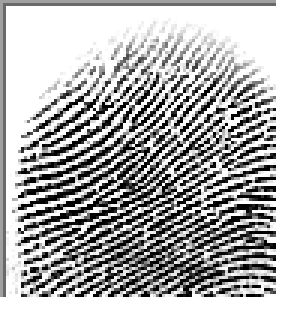
#> input picture dataset/dataset_blood_group/A+/cluster_0_1009.BMP, 96 x 103 px (shown 3 times larger); its folder holds only this picture in this run
$ python audit_dataset.py
#> lines starting #> are read from the running program, lines starting #| are printed output that depends on the picture
"""
Dataset and project audit for Fingerprint-Based Blood Group Detection.

Does NOT train or modify models. Produces:
  results/audit/dataset_summary.csv
  results/audit/dataset_summary.json
  results/audit/class_distribution.png
  results/audit/sample_grid.png
  results/audit/image_dimensions.png
  results/audit/brightness_contrast.png
  results/audit/duplicate_hashes.csv
  results/audit/near_duplicate_pairs.csv
  results/audit/filename_analysis.json
  results/audit/audit_report.md
"""
from __future__ import annotations

import csv
import hashlib
import json
import os
import re
from collections import Counter, defaultdict
from pathlib import Path

import matplotlib.pyplot as plt
import numpy as np
import pandas as pd
from PIL import Image

ROOT = Path(__file__).resolve().parents[1]
DATASET = ROOT / "dataset" / "dataset_blood_group"
OUT = ROOT / "results" / "audit"
CLASSES = ["A+", "A-", "AB+", "AB-", "B+", "B-", "O+", "O-"]
CLUSTER_TO_CLASS = {
    0: "A+",
    1: "A-",
    2: "B+",
    3: "B-",
    4: "AB+",
    5: "AB-",
    6: "O+",
    7: "O-",
}


def parse_name(path: Path):
    match = re.match(r"cluster_(\d+)_(\d+)\.(.+)$", path.name, re.I)
    if not match:
        return None
    return {
        "cluster": int(match.group(1)),
        "image_id": int(match.group(2)),
        "ext": match.group(3).lower(),
    }


def md5_file(path: Path, chunk: int = 1 << 20) -> str:
    digest = hashlib.md5()
    with open(path, "rb") as handle:
        while True:
            block = handle.read(chunk)
            if not block:
                break
            digest.update(block)
    return digest.hexdigest()


def perceptual_hash(arr_gray: np.ndarray, hash_size: int = 8) -> str:
    """Simple average hash for near-duplicate screening."""
    img = Image.fromarray(arr_gray).resize((hash_size, hash_size), Image.Resampling.BILINEAR)
    pixels = np.asarray(img, dtype=np.float32)
    avg = pixels.mean()
    bits = (pixels >= avg).astype(np.uint8).flatten()
    value = 0
    for bit in bits:
        value = (value << 1) | int(bit)
    return f"{value:0{hash_size * hash_size // 4}x}"


def hamming(a: str, b: str) -> int:
    return bin(int(a, 16) ^ int(b, 16)).count("1")


def collect_rows():
    rows = []
    corrupted = []
    for class_name in CLASSES:
        class_dir = DATASET / class_name
        if not class_dir.is_dir():
            continue
        for path in sorted(class_dir.iterdir()):
            if not path.is_file():
                continue
            parsed = parse_name(path)
            row = {
                "filepath": str(path.relative_to(ROOT)).replace("\\", "/"),
                "filename": path.name,
                "label": class_name,
                "bytes": path.stat().st_size,
                "cluster": parsed["cluster"] if parsed else None,
                "image_id": parsed["image_id"] if parsed else None,
                "ext": parsed["ext"] if parsed else path.suffix.lower().lstrip("."),
                "name_ok": parsed is not None,
                "cluster_matches_label": (
                    parsed is not None and CLUSTER_TO_CLASS.get(parsed["cluster"]) == class_name
                ),
            }
            try:
                with Image.open(path) as img:
#> img is the input picture: PIL image 96x103 RGBA; mean R, G, B, A 150.9, 150.9, 150.9, 234.9
                    img.load()
                    arr = np.asarray(img)
                if arr.ndim == 2:
                    gray = arr.astype(np.float32)
                    channels = 1
                else:
                    channels = arr.shape[2]
#> channels = 4
                    gray = arr.mean(axis=2).astype(np.float32)
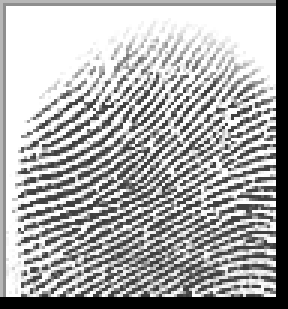
#> gray: shape (103, 96) float32 (shown 3 times larger); min 0, max 255, mean 171.9
                row.update(
                    {
                        "width": int(arr.shape[1]),
                        "height": int(arr.shape[0]),
                        "channels": int(channels),
                        "dtype": str(arr.dtype),
                        "mean_brightness": float(gray.mean()),
                        "std_contrast": float(gray.std()),
                        "min_pixel": float(gray.min()),
                        "max_pixel": float(gray.max()),
                        "md5": md5_file(path),
                        "ahash": perceptual_hash(gray.astype(np.uint8)),
                        "readable": True,
                        "error": "",
                    }
                )
#> in perceptual_hash, `avg = pixels.mean()`: avg = 175.7
#> in perceptual_hash, `bits = (pixels >= avg).astype(np.uint8).flatten()`: bits = 64 values, max 1 at index 0, min 0 at index 23, mean 0.438
#> the loop in perceptual_hash, `for bit in bits:` made 64 passes
#> (bit, value) on passes 3 to 14: (1, 7), (1, 15), (1, 31), (1, 63), (1, 127), (1, 255), (1, 511), (1, 1023), (1, 2047), (1, 4095), (1, 8191), (1, 16383)
#> value on passes 1 to 2: 1, 3
#> after the loop in perceptual_hash, `for bit in bits:`: value = 18446742701475921920
            except Exception as exc:  # noqa: BLE001
                corrupted.append({"filepath": row["filepath"], "error": str(exc)})
                row.update(
                    {
                        "width": None,
                        "height": None,
                        "channels": None,
                        "dtype": None,
                        "mean_brightness": None,
                        "std_contrast": None,
                        "min_pixel": None,
                        "max_pixel": None,
                        "md5": md5_file(path),
                        "ahash": None,
                        "readable": False,
                        "error": str(exc),
                    }
                )
            rows.append(row)
#> pass 2 of the loop in collect_rows, `for class_name in CLASSES:`:
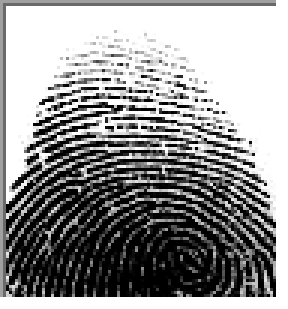
#> input picture dataset/dataset_blood_group/A-/cluster_1_1068.BMP, 96 x 103 px (shown 3 times larger)
#> in collect_rows, img is the input picture: PIL image 96x103 RGBA; mean R, G, B, A 129.4, 129.4, 129.4, 234.9
#> in collect_rows, `gray = arr.mean(axis=2).astype(np.float32)`:
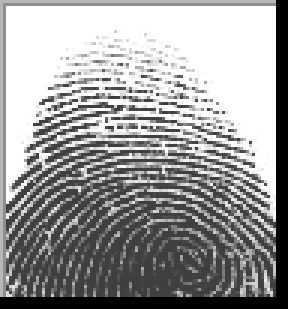
#> gray: shape (103, 96) float32 (shown 3 times larger); min 0, max 255, mean 155.8
#> the loop in perceptual_hash (call 2), `for bit in bits:` made 64 passes
    return pd.DataFrame(rows), corrupted


def find_exact_duplicates(df: pd.DataFrame) -> pd.DataFrame:
    groups = df.groupby("md5")["filepath"].apply(list)
    out = []
    for digest, paths in groups.items():
        if len(paths) > 1:
            out.append({"md5": digest, "count": len(paths), "filepaths": " | ".join(paths)})
    return pd.DataFrame(out)


def find_near_duplicates(df: pd.DataFrame, max_distance: int = 5, max_pairs: int = 5000):
    """
    Group by average-hash first, then compare nearby hashes.
    Near-duplicate grouping is NOT equivalent to true subject IDs.
    """
#> called with max_distance = 5, max_pairs = 5000
    usable = df.dropna(subset=["ahash"]).copy()
    by_hash = defaultdict(list)
    for _, row in usable.iterrows():
        by_hash[row["ahash"]].append(row)

    pairs = []
    hashes = list(by_hash.keys())

    # exact ahash collisions across different files
    for digest, items in by_hash.items():
        if len(items) < 2:
            continue
        for i in range(len(items)):
            for j in range(i + 1, len(items)):
                a, b = items[i], items[j]
                pairs.append(
                    {
                        "file_a": a["filepath"],
                        "file_b": b["filepath"],
                        "label_a": a["label"],
                        "label_b": b["label"],
                        "ahash_a": a["ahash"],
                        "ahash_b": b["ahash"],
                        "hamming": 0,
                        "same_label": a["label"] == b["label"],
                        "note": "identical_ahash",
                    }
                )

    # compare distinct hashes with small Hamming distance
    for i in range(len(hashes)):
        for j in range(i + 1, len(hashes)):
            dist = hamming(hashes[i], hashes[j])
            if dist == 0 or dist > max_distance:
                continue
            for a in by_hash[hashes[i]]:
                for b in by_hash[hashes[j]]:
                    pairs.append(
                        {
                            "file_a": a["filepath"],
                            "file_b": b["filepath"],
                            "label_a": a["label"],
                            "label_b": b["label"],
                            "ahash_a": a["ahash"],
                            "ahash_b": b["ahash"],
                            "hamming": dist,
                            "same_label": a["label"] == b["label"],
                            "note": "near_ahash",
                        }
                    )
                    if len(pairs) >= max_pairs:
                        return pd.DataFrame(pairs)
    return pd.DataFrame(pairs)


def plot_class_distribution(df: pd.DataFrame, path: Path):
    counts = df["label"].value_counts().reindex(CLASSES)
    fig, ax = plt.subplots(figsize=(8, 4.5))
    ax.bar(counts.index.astype(str), counts.values, color="#2F6F8F")
    ax.set_xlabel("Blood group")
    ax.set_ylabel("Number of images")
    ax.set_title("Dataset class distribution (n=6,000)")
    for idx, value in enumerate(counts.values):
        ax.text(idx, value + 10, str(int(value)), ha="center", va="bottom", fontsize=9)
    fig.tight_layout()
    fig.savefig(path, dpi=140)
    plt.close(fig)


# [48 lines left out: functions plot_sample_grid, plot_dimensions, plot_brightness_contrast, not called in this run]


def filename_analysis(df: pd.DataFrame) -> dict:
    ids = df["image_id"].dropna().astype(int)
    id_to_labels = defaultdict(set)
    for _, row in df.dropna(subset=["image_id"]).iterrows():
        id_to_labels[int(row["image_id"])].add(row["label"])
    multi = {str(k): sorted(v) for k, v in id_to_labels.items() if len(v) > 1}
    return {
        "naming_pattern": "cluster_<class_code>_<image_id>.BMP",
        "cluster_to_class": CLUSTER_TO_CLASS,
        "all_names_match_pattern": bool(df["name_ok"].all()),
        "all_clusters_match_folder_labels": bool(df["cluster_matches_label"].all()),
        "unique_filenames": int(df["filename"].nunique()),
        "total_files": int(len(df)),
        "unique_image_ids": int(ids.nunique()),
        "image_id_min": int(ids.min()) if len(ids) else None,
        "image_id_max": int(ids.max()) if len(ids) else None,
        "image_ids_spanning_multiple_classes": len(multi),
        "subject_id_field_present": False,
        "subject_id_evidence": (
            "No explicit subject/person ID field was found. "
            "Filenames use cluster_<0-7>_<image_id>, where cluster maps 1:1 to blood-group folder. "
            "Numeric image_ids are unique across the whole dataset (0..5999 style indexing), "
            "so they behave like global sample indices, not verified participant IDs. "
            "Near-duplicate aHash grouping is an imperfect proxy and must not be treated as true subjects."
        ),
        "example_multi_class_ids": dict(list(multi.items())[:10]),
    }


def existing_project_facts() -> dict:
    return {
        "reported_resnet50_accuracy_source": {
            "file": "code/Resnet34/Resnet.ipynb",
            "metric_text": "Test Accuracy: 81.42%",
            "test_loss": 0.58375,
            "macro_f1": 0.82,
            "evaluation_set_size": 1200,
            "notes": (
                "Value comes from saved notebook cell output after model.evaluate(valid_gen). "
                "valid_gen is built from the 20% test split, which is also passed as validation_data during fit()."
            ),
        },
        "split_strategy": {
            "method": "sklearn.model_selection.train_test_split",
            "test_size": 0.20,
            "random_state_on_split": 42,
            "stratify": None,
            "prior_shuffle": "data.sample(frac=1) with NO random_state, then reset_index",
            "deterministic_across_runs": False,
            "reason_not_fully_deterministic": (
                "Unseeded DataFrame.sample(frac=1) reorders rows before train_test_split. "
                "Even with random_state=42, the content mapped to shuffled indices changes across runs."
            ),
            "validation_set": "None dedicated; test split used as validation_data during training",
            "subject_aware": False,
        },
        "preprocessing_by_model": {
            "all_models": "tensorflow.keras.applications.resnet50.preprocess_input",
            "augmentation": "None (ImageDataGenerator only applies preprocess_input)",
            "lenet_image_size": [224, 224],
            "alexnet_image_size": [256, 256],
            "vgg16_image_size": [256, 256],
            "resnet50_image_size": [256, 256],
            "fingerprint_specific_pipeline": False,
        },
        "training_hyperparameters": {
            "optimizer": "adam (Keras default learning rate, typically 0.001)",
            "explicit_learning_rate": None,
            "loss": "categorical_crossentropy",
            "batch_size": 32,
            "epochs": 20,
            "class_weight": None,
            "metrics": ["accuracy"],
        },
        "resnet50_architecture": {
            "backbone": "ResNet50",
            "folder_name_mismatch": "Folder is Resnet34 but code uses ResNet50",
            "weights": "imagenet",
            "include_top": False,
            "pooling": "avg",
            "backbone_trainable": False,
            "head": ["Dense(128, relu)", "Dense(128, relu)", "Dense(8, softmax)"],
            "dropout_in_head": False,
            "batchnorm_in_head": False,
        },
        "leakage_and_evaluation_risks": [
            "Random image-level 80/20 split with no subject constraint",
            "No verified subject IDs in filenames or metadata",
            "Test split used as validation during training (no held-out final test)",
            "Unseeded shuffle before split reduces reproducibility of the exact 81.42% figure",
            "Hardcoded label index map in inference cells may disagree with train_gen.class_indices order",
            "Prediction confidence is not a calibrated probability",
        ],
        "other_model_notebook_results": {
            "LeNet": {"accuracy": 0.775, "loss": 1.15884},
            "VGG16": {"accuracy": 0.7375, "loss": 1.04504},
            "AlexNet": {"accuracy": 0.1633, "loss": 2.0696},
            "ResNet50": {"accuracy": 0.8142, "loss": 0.58375},
        },
    }


# [152 lines left out: function write_audit_report, not called in this run]


def main():
    os.environ.setdefault("MPLBACKEND", "Agg")
    OUT.mkdir(parents=True, exist_ok=True)

    print("Scanning dataset...")
    df, corrupted = collect_rows()
    df.to_csv(OUT / "dataset_summary.csv", index=False)

    exact_dupes = find_exact_duplicates(df)
    exact_dupes.to_csv(OUT / "duplicate_hashes.csv", index=False)

    print("Computing near-duplicate pairs (aHash proxy)...")
    near = find_near_duplicates(df, max_distance=5, max_pairs=5000)
    near.to_csv(OUT / "near_duplicate_pairs.csv", index=False)

    names = filename_analysis(df)
    with open(OUT / "filename_analysis.json", "w", encoding="utf-8") as handle:
        json.dump(names, handle, indent=2)

    usable = df[df["readable"]]
    size_counts = (
        usable.assign(size=usable["width"].astype(int).astype(str) + "x" + usable["height"].astype(int).astype(str))
        ["size"]
        .value_counts()
    )
    class_counts = df["label"].value_counts().reindex(CLASSES).fillna(0).astype(int).to_dict()

    summary = {
        "dataset": {
            "dataset_path": str(DATASET.relative_to(ROOT)).replace("\\", "/"),
            "total_images": int(len(df)),
            "readable_images": int(df["readable"].sum()),
            "corrupted_images": int(len(corrupted)),
            "corrupted_examples": corrupted[:20],
            "class_counts": class_counts,
            "majority_class": max(class_counts, key=class_counts.get),
            "majority_baseline_accuracy": float(max(class_counts.values()) / max(len(df), 1)),
            "dominant_size": size_counts.index[0] if len(size_counts) else None,
            "num_distinct_sizes": int(len(size_counts)),
            "size_counts": size_counts.to_dict(),
            "dominant_channels": int(usable["channels"].mode().iloc[0]) if len(usable) else None,
            "brightness_min": float(usable["mean_brightness"].min()) if len(usable) else None,
            "brightness_max": float(usable["mean_brightness"].max()) if len(usable) else None,
            "brightness_mean": float(usable["mean_brightness"].mean()) if len(usable) else None,
            "contrast_min": float(usable["std_contrast"].min()) if len(usable) else None,
            "contrast_max": float(usable["std_contrast"].max()) if len(usable) else None,
            "contrast_mean": float(usable["std_contrast"].mean()) if len(usable) else None,
            "extensions": df["ext"].value_counts().to_dict(),
        },
        "leakage_proxy": {
            "exact_duplicate_groups": int(len(exact_dupes)),
            "exact_duplicate_extra_files": int(exact_dupes["count"].sum() - len(exact_dupes)) if len(exact_dupes) else 0,
            "identical_ahash_pairs": int(((near["hamming"] == 0).sum()) if len(near) else 0),
            "near_duplicate_pairs": int(len(near)),
            "near_duplicate_same_label_fraction": float(near["same_label"].mean()) if len(near) else 0.0,
            "near_duplicate_cross_label_pairs": int((~near["same_label"]).sum()) if len(near) else 0,
            "disclaimer": (
                "Near-duplicate grouping uses average hash similarity. "
                "It is not equivalent to verified subject IDs."
            ),
        },
        "filename_analysis": names,
        "project_facts": existing_project_facts(),
    }

    with open(OUT / "dataset_summary.json", "w", encoding="utf-8") as handle:
        json.dump(summary, handle, indent=2)

    print("Writing plots...")
    plot_class_distribution(df, OUT / "class_distribution.png")
    plot_sample_grid(df, OUT / "sample_grid.png")
    plot_dimensions(df, OUT / "image_dimensions.png")
    plot_brightness_contrast(df, OUT / "brightness_contrast.png")
    write_audit_report(summary, OUT / "audit_report.md")

    print(json.dumps({
        "total_images": summary["dataset"]["total_images"],
        "class_counts": summary["dataset"]["class_counts"],
        "exact_duplicate_groups": summary["leakage_proxy"]["exact_duplicate_groups"],
        "near_duplicate_pairs": summary["leakage_proxy"]["near_duplicate_pairs"],
        "majority_baseline": round(summary["dataset"]["majority_baseline_accuracy"], 4),
        "audit_report": str((OUT / "audit_report.md").relative_to(ROOT)).replace("\\", "/"),
    }, indent=2))


if __name__ == "__main__":
#> (the run stopped early here; a loop or call above may not have finished)
